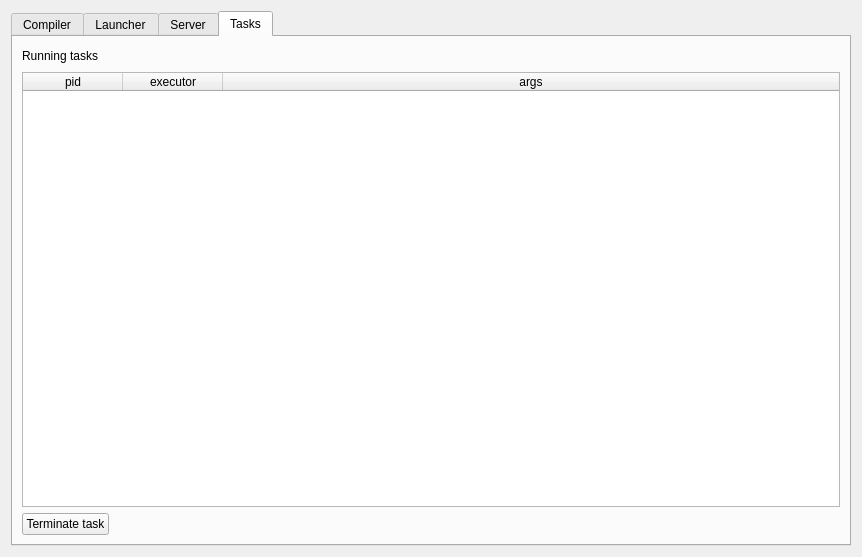
<?xml version="1.0" encoding="UTF-8"?>
<ui version="4.0">
 <class>FlowConfig</class>
 <widget class="QWidget" name="FlowConfig">
  <property name="geometry">
   <rect>
    <x>0</x>
    <y>0</y>
    <width>862</width>
    <height>557</height>
   </rect>
  </property>
  <layout class="QVBoxLayout" name="verticalLayout">
   <item>
    <widget class="QTabWidget" name="tabWidget">
     <property name="currentIndex">
      <number>3</number>
     </property>
     <widget class="QWidget" name="tab">
      <attribute name="title">
       <string>Compiler</string>
      </attribute>
      <layout class="QVBoxLayout" name="verticalLayout_6">
       <item>
        <layout class="QHBoxLayout" name="horizontalLayout_3">
         <item>
          <widget class="QGroupBox" name="groupBox">
           <property name="sizePolicy">
            <sizepolicy hsizetype="Expanding" vsizetype="Preferred">
             <horstretch>0</horstretch>
             <verstretch>0</verstretch>
            </sizepolicy>
           </property>
           <property name="title">
            <string>Flow</string>
           </property>
           <layout class="QVBoxLayout" name="verticalLayout_3">
            <item>
             <layout class="QHBoxLayout" name="horizontalLayout_2">
              <item>
               <widget class="QLabel" name="flowDirLabel">
                <property name="text">
                 <string>Directory</string>
                </property>
               </widget>
              </item>
              <item>
               <widget class="QPushButton" name="setFlowdirButton">
                <property name="text">
                 <string>setup</string>
                </property>
               </widget>
              </item>
              <item>
               <spacer name="horizontalSpacer">
                <property name="orientation">
                 <enum>Qt::Horizontal</enum>
                </property>
                <property name="sizeHint" stdset="0">
                 <size>
                  <width>68</width>
                  <height>20</height>
                 </size>
                </property>
               </spacer>
              </item>
             </layout>
            </item>
            <item>
             <widget class="QLineEdit" name="flowdirLineEdit">
              <property name="readOnly">
               <bool>true</bool>
              </property>
             </widget>
            </item>
            <item>
             <widget class="QCheckBox" name="compilationTimePhasesCheckBox">
              <property name="text">
               <string>Show compilation phases timings</string>
              </property>
             </widget>
            </item>
            <item>
             <widget class="QCheckBox" name="totalExecutionTimeCheckBox">
              <property name="text">
               <string>Show total execution time</string>
              </property>
             </widget>
            </item>
            <item>
             <layout class="QHBoxLayout" name="horizontalLayout_4">
              <item>
               <widget class="QLabel" name="compilerOptionsLabel">
                <property name="text">
                 <string>Compiler options</string>
                </property>
               </widget>
              </item>
              <item>
               <widget class="QLineEdit" name="compilerOptionsLineEdit"/>
              </item>
             </layout>
            </item>
            <item>
             <layout class="QHBoxLayout" name="horizontalLayout_5">
              <item>
               <widget class="QLabel" name="debuggerMaxDepthLabel">
                <property name="text">
                 <string>Debugger output value max depth</string>
                </property>
               </widget>
              </item>
              <item>
               <widget class="QLineEdit" name="debuggerMaxDepthLineEdit">
                <property name="text">
                 <string>16</string>
                </property>
               </widget>
              </item>
             </layout>
            </item>
            <item>
             <layout class="QHBoxLayout" name="horizontalLayout_6">
              <item>
               <widget class="QLabel" name="debuggerMaxLengthLabel">
                <property name="text">
                 <string>Debugger output value max length</string>
                </property>
               </widget>
              </item>
              <item>
               <widget class="QLineEdit" name="debuggerMaxLengthLineEdit">
                <property name="text">
                 <string>256</string>
                </property>
               </widget>
              </item>
             </layout>
            </item>
           </layout>
          </widget>
         </item>
         <item>
          <widget class="QGroupBox" name="serverGroupBox">
           <property name="maximumSize">
            <size>
             <width>16777215</width>
             <height>16777215</height>
            </size>
           </property>
           <property name="title">
            <string>Server</string>
           </property>
           <layout class="QVBoxLayout" name="verticalLayout_4">
            <item>
             <layout class="QHBoxLayout" name="serverDirectoryHorizontalLayout">
              <item>
               <widget class="QLabel" name="serverDirLabel">
                <property name="text">
                 <string>Directory</string>
                </property>
               </widget>
              </item>
              <item>
               <widget class="QPushButton" name="setServerDirButton">
                <property name="text">
                 <string>setup</string>
                </property>
               </widget>
              </item>
              <item>
               <widget class="QCheckBox" name="serverAutostartCheckBox">
                <property name="text">
                 <string>autostart</string>
                </property>
               </widget>
              </item>
              <item>
               <spacer name="horizontalSpacer_4">
                <property name="orientation">
                 <enum>Qt::Horizontal</enum>
                </property>
                <property name="sizeHint" stdset="0">
                 <size>
                  <width>40</width>
                  <height>20</height>
                 </size>
                </property>
               </spacer>
              </item>
             </layout>
            </item>
            <item>
             <widget class="QLineEdit" name="serverDirLineEdit">
              <property name="readOnly">
               <bool>true</bool>
              </property>
             </widget>
            </item>
            <item>
             <layout class="QHBoxLayout" name="serverPortHorizontalLayout">
              <item>
               <widget class="QLabel" name="serverPortLabel">
                <property name="text">
                 <string>Port (default is 10001)</string>
                </property>
               </widget>
              </item>
              <item>
               <widget class="QLineEdit" name="serverPortLineEdit">
                <property name="text">
                 <string>10001</string>
                </property>
               </widget>
              </item>
             </layout>
            </item>
            <item>
             <spacer name="verticalSpacer_2">
              <property name="orientation">
               <enum>Qt::Vertical</enum>
              </property>
              <property name="sizeHint" stdset="0">
               <size>
                <width>20</width>
                <height>40</height>
               </size>
              </property>
             </spacer>
            </item>
           </layout>
          </widget>
         </item>
        </layout>
       </item>
       <item>
        <spacer name="verticalSpacer">
         <property name="orientation">
          <enum>Qt::Vertical</enum>
         </property>
         <property name="sizeHint" stdset="0">
          <size>
           <width>20</width>
           <height>40</height>
          </size>
         </property>
        </spacer>
       </item>
      </layout>
     </widget>
     <widget class="QWidget" name="tab_2">
      <attribute name="title">
       <string>Launcher</string>
      </attribute>
      <layout class="QVBoxLayout" name="verticalLayout_2">
       <item>
        <layout class="QGridLayout" name="gridLayout_2">
         <item row="0" column="0">
          <widget class="QLabel" name="label">
           <property name="text">
            <string>Launch configurations</string>
           </property>
          </widget>
         </item>
         <item row="0" column="1">
          <spacer name="horizontalSpacer_2">
           <property name="orientation">
            <enum>Qt::Horizontal</enum>
           </property>
           <property name="sizeHint" stdset="0">
            <size>
             <width>118</width>
             <height>20</height>
            </size>
           </property>
          </spacer>
         </item>
         <item row="1" column="0" colspan="2">
          <widget class="QTableWidget" name="launchTableWidget">
           <attribute name="horizontalHeaderStretchLastSection">
            <bool>true</bool>
           </attribute>
           <attribute name="verticalHeaderVisible">
            <bool>false</bool>
           </attribute>
           <attribute name="verticalHeaderStretchLastSection">
            <bool>false</bool>
           </attribute>
           <column>
            <property name="text">
             <string>name</string>
            </property>
           </column>
           <column>
            <property name="text">
             <string>program</string>
            </property>
           </column>
           <column>
            <property name="text">
             <string>directory</string>
            </property>
           </column>
           <column>
            <property name="text">
             <string>target</string>
            </property>
           </column>
           <column>
            <property name="text">
             <string>flowc options </string>
            </property>
           </column>
           <column>
            <property name="text">
             <string>launch args</string>
            </property>
           </column>
           <column>
            <property name="text">
             <string>executor args</string>
            </property>
           </column>
          </widget>
         </item>
        </layout>
       </item>
       <item>
        <layout class="QHBoxLayout" name="horizontalLayout">
         <item>
          <widget class="QPushButton" name="removeLaunchButton">
           <property name="text">
            <string>remove</string>
           </property>
          </widget>
         </item>
         <item>
          <widget class="QPushButton" name="addLaunchButton">
           <property name="text">
            <string>add</string>
           </property>
          </widget>
         </item>
         <item>
          <spacer name="horizontalSpacer_3">
           <property name="orientation">
            <enum>Qt::Horizontal</enum>
           </property>
           <property name="sizeHint" stdset="0">
            <size>
             <width>578</width>
             <height>20</height>
            </size>
           </property>
          </spacer>
         </item>
        </layout>
       </item>
      </layout>
     </widget>
     <widget class="QWidget" name="tab_3">
      <attribute name="title">
       <string>Server</string>
      </attribute>
      <layout class="QVBoxLayout" name="verticalLayout_5">
       <item>
        <widget class="QPlainTextEdit" name="serverTextEdit">
         <property name="font">
          <font>
           <family>Noto Mono</family>
          </font>
         </property>
         <property name="readOnly">
          <bool>true</bool>
         </property>
        </widget>
       </item>
       <item>
        <layout class="QHBoxLayout" name="serverHorizontalLayout">
         <item>
          <widget class="QPushButton" name="serverStartButton">
           <property name="text">
            <string>Start</string>
           </property>
          </widget>
         </item>
         <item>
          <widget class="QPushButton" name="serverTerminateButton">
           <property name="enabled">
            <bool>false</bool>
           </property>
           <property name="text">
            <string>Terminate</string>
           </property>
          </widget>
         </item>
         <item>
          <widget class="QPushButton" name="serverClearConsoleButton">
           <property name="text">
            <string>Clear console</string>
           </property>
          </widget>
         </item>
         <item>
          <spacer name="serverHorizontalSpacer">
           <property name="orientation">
            <enum>Qt::Horizontal</enum>
           </property>
           <property name="sizeHint" stdset="0">
            <size>
             <width>78</width>
             <height>28</height>
            </size>
           </property>
          </spacer>
         </item>
         <item>
          <widget class="QPushButton" name="serverClearIncrementalButton">
           <property name="text">
            <string>Clear incremental modules</string>
           </property>
          </widget>
         </item>
        </layout>
       </item>
      </layout>
     </widget>
     <widget class="QWidget" name="tab_4">
      <attribute name="title">
       <string>Tasks</string>
      </attribute>
      <layout class="QVBoxLayout" name="verticalLayout_7">
       <item>
        <layout class="QHBoxLayout" name="horizontalLayout_7">
         <item>
          <widget class="QLabel" name="label_2">
           <property name="text">
            <string>Running tasks</string>
           </property>
          </widget>
         </item>
         <item>
          <spacer name="horizontalSpacer_5">
           <property name="orientation">
            <enum>Qt::Horizontal</enum>
           </property>
           <property name="sizeHint" stdset="0">
            <size>
             <width>698</width>
             <height>20</height>
            </size>
           </property>
          </spacer>
         </item>
        </layout>
       </item>
       <item>
        <widget class="QTableWidget" name="tasksTableWidget">
         <attribute name="horizontalHeaderStretchLastSection">
          <bool>true</bool>
         </attribute>
         <attribute name="verticalHeaderVisible">
          <bool>false</bool>
         </attribute>
         <column>
          <property name="text">
           <string>pid</string>
          </property>
         </column>
         <column>
          <property name="text">
           <string>executor</string>
          </property>
         </column>
         <column>
          <property name="text">
           <string>args</string>
          </property>
         </column>
        </widget>
       </item>
       <item>
        <layout class="QHBoxLayout" name="horizontalLayout_8">
         <item>
          <widget class="QPushButton" name="terminateTaskButton">
           <property name="text">
            <string>Terminate task</string>
           </property>
          </widget>
         </item>
         <item>
          <spacer name="horizontalSpacer_6">
           <property name="orientation">
            <enum>Qt::Horizontal</enum>
           </property>
           <property name="sizeHint" stdset="0">
            <size>
             <width>668</width>
             <height>20</height>
            </size>
           </property>
          </spacer>
         </item>
        </layout>
       </item>
      </layout>
     </widget>
    </widget>
   </item>
  </layout>
 </widget>
 <resources/>
 <connections/>
</ui>
